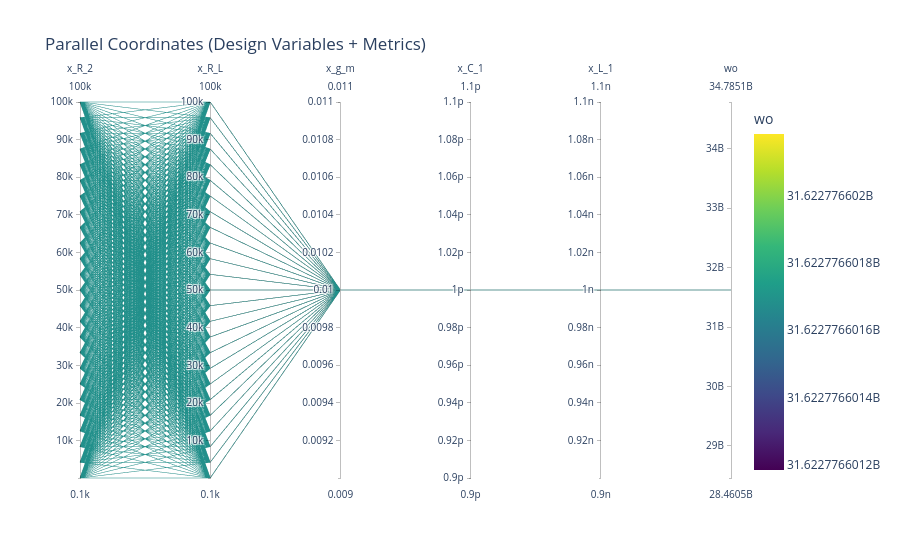

The notebook cell this image was saved under:
### Code cell
analysis.plot_parallel(metrics=["wo"])

### Figure 1 — Plotly figure (JSON) as saved in the notebook; plotly's stock layout.template omitted (floating-point values rounded to 4 significant figures; data arrays with more than 128 entries replaced by an {"elided": "..."} marker saying what was removed)
{"data": [{"dimensions": [{"label": "x_R_2", "values": {"elided": "625 float values"}}, {"label": "x_R_L", "values": {"elided": "625 float values"}}, {"label": "x_g_m", "values": {"elided": "625 float values"}}, {"label": "x_C_1", "values": {"elided": "625 float values"}}, {"label": "x_L_1", "values": {"elided": "625 float values"}}, {"label": "wo", "values": {"elided": "625 float values"}}], "domain": {"x": [0, 1], "y": [0, 1]}, "line": {"color": {"elided": "625 float values"}, "coloraxis": "coloraxis"}, "name": "", "type": "parcoords"}], "layout": {"coloraxis": {"colorbar": {"title": {"text": "wo"}}, "colorscale": [[0, "#440154"], [0.1111, "#482878"], [0.2222, "#3e4989"], [0.3333, "#31688e"], [0.4444, "#26828e"], [0.5556, "#1f9e89"], [0.6667, "#35b779"], [0.7778, "#6ece58"], [0.8889, "#b5de2b"], [1, "#fde725"]]}, "legend": {"tracegroupgap": 0}, "title": {"text": "Parallel Coordinates (Design Variables + Metrics)"}}}
